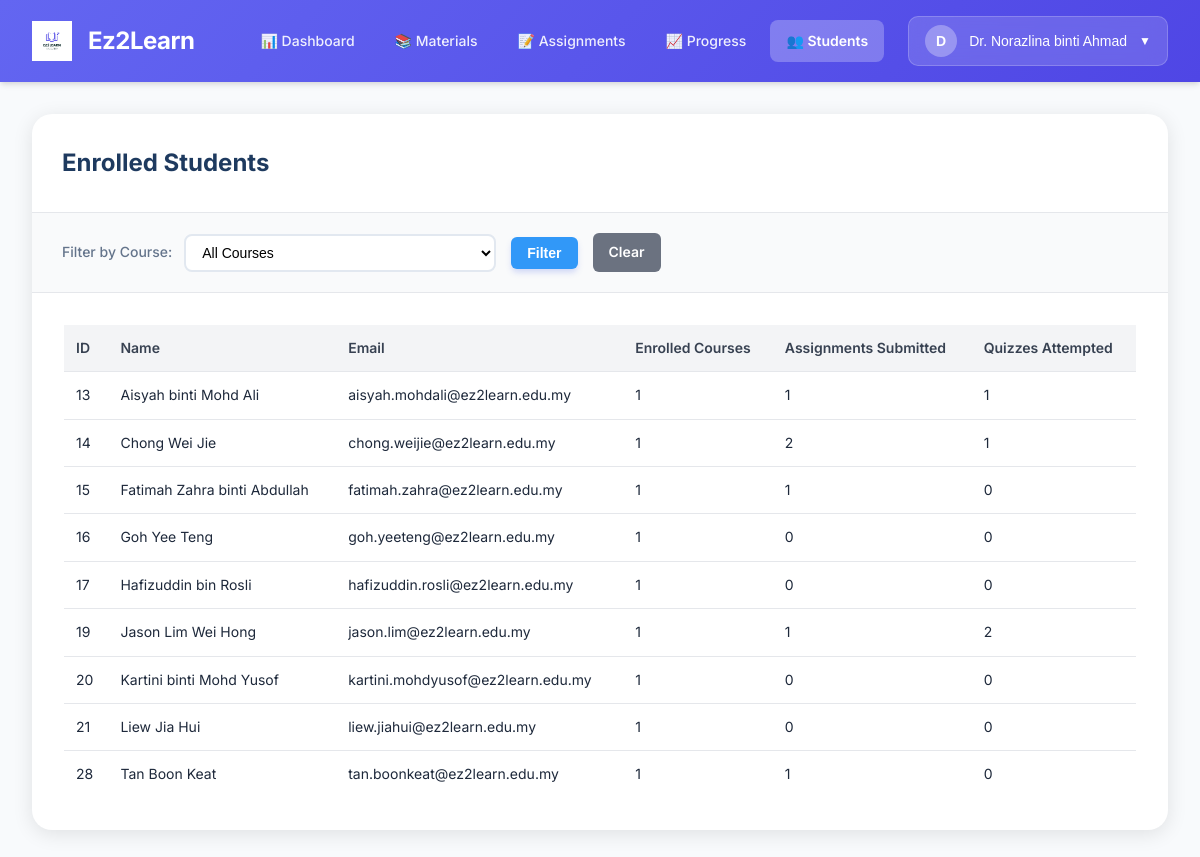
The page /lecturer/module-usermanagement/index.php (signed in) on the database its author committed.
### tables this page shows
CREATE TABLE users (
    user_id INT AUTO_INCREMENT PRIMARY KEY,
    name VARCHAR(100) NOT NULL,
    email VARCHAR(100) UNIQUE NOT NULL,
    password VARCHAR(255) NOT NULL,
    role ENUM('admin','lecturer','student') NOT NULL,
    status ENUM('active','inactive') DEFAULT 'active',
    created_at TIMESTAMP DEFAULT CURRENT_TIMESTAMP
);

### lecturer/module-usermanagement/index.php (the view, shortened to what this page needs)
<?php
$db_host = 'localhost';
$db_user = 'root';
$db_pass = '';
$db_name = 'ez2learn';
$conn = mysqli_connect($db_host, $db_user, $db_pass, $db_name);
$lecturer_id = $_SESSION['user_id'] ?? 0;
$where_clause = "WHERE cl.lecturer_id = $lecturer_id";
$students_query = "
    SELECT DISTINCT
        u.user_id, u.name, u.email,
        COUNT(DISTINCT e.course_id) as enrolled_courses,
        COUNT(DISTINCT s.assignment_id) as assignments_submitted,
        COUNT(DISTINCT qa.quiz_id) as quizzes_attempted
    FROM users u
    INNER JOIN enrollments e ON u.user_id = e.student_id
    INNER JOIN course_lecturers cl ON e.course_id = cl.course_id
    LEFT JOIN submissions s ON u.user_id = s.student_id
    LEFT JOIN quiz_attempts qa ON u.user_id = qa.student_id
    $where_clause
    GROUP BY u.user_id
    ORDER BY u.name ASC
";
$result = mysqli_query($conn, $students_query);
$students = mysqli_fetch_all($result, MYSQLI_ASSOC);
require_once '../../includes/header-lecturer.php';
?>
    <div class="container">
        <div class="page-container">
            <div class="page-header">
                <h1 class="page-title">Enrolled Students</h1>
            </div>
            <div class="filters">
                <form method="GET" style="display: flex; gap: 15px; align-items: center;">
                    <div class="filter-group">
                        <label>Filter by Course:</label>
                        <select name="course_filter">
                            <option value="0">All Courses</option>
                        </select>
                    </div>
                    <button type="submit" style="padding: 8px 16px; background: #3198F8; color: white; border: none; border-radius: 6px; cursor: pointer;">Filter</button>
                    <a href="index.php" style="padding: 8px 16px; background: #6b7280; color: white; border: none; border-radius: 6px; text-decoration: none; display: inline-block;">Clear</a>
                </form>
            </div>
            <div class="content">
                <div class="table-wrapper">
                    <table>
                        <thead>
                            <tr>
                                <th>ID</th>
                                <th>Name</th>
                                <th>Email</th>
                                <th>Enrolled Courses</th>
                                <th>Assignments Submitted</th>
                                <th>Quizzes Attempted</th>
                            </tr>
                        </thead>
                        <tbody>
                            <?php if (empty($students)): ?>
                                <tr>
                                    <td colspan="6" style="text-align: center; padding: 40px; color: #6b7280;">No students found</td>
                                </tr>
                            <?php else: ?>
                                <?php foreach ($students as $student): ?>
                                    <tr>
                                        <td><?php echo $student['user_id']; ?></td>
                                        <td><?php echo htmlspecialchars($student['name']); ?></td>
                                        <td><?php echo htmlspecialchars($student['email']); ?></td>
                                        <td><?php echo $student['enrolled_courses']; ?></td>
                                        <td><?php echo $student['assignments_submitted']; ?></td>
                                        <td><?php echo $student['quizzes_attempted']; ?></td>
                                    </tr>
                                <?php endforeach; ?>
                            <?php endif; ?>
                        </tbody>
                    </table>
                </div>
            </div>
        </div>
    </div>

### includes/header-lecturer.php (style rules this page uses)
* { margin: 0; padding: 0; box-sizing: border-box; }
body { font-family: 'Inter', -apple-system, BlinkMacSystemFont, 'Segoe UI', sans-serif; background: #f8fafc; color: #1e293b; line-height: 1.6; }
.container { max-width: 1600px; margin: 2rem auto; padding: 0 2rem; }

### lecturer/module-usermanagement/index.php (style rules this page uses)
.page-container { background: #ffffff; border-radius: 20px; box-shadow: 0 4px 20px rgba(0, 0, 0, 0.1); overflow: hidden; }
.page-header { padding: 30px; border-bottom: 1px solid #e5e7eb; }
.page-title { font-size: 24px; font-weight: 700; color: #1e3a5f; }
.filters { padding: 20px 30px; background: #f9fafb; border-bottom: 1px solid #e5e7eb; display: flex; gap: 15px; align-items: center; }
.filter-group { display: flex; gap: 0.75rem; align-items: center; }
.filter-group label { font-size: 0.875rem; color: #64748b; font-weight: 500; }
.filter-group select { padding: 0.5rem 0.75rem; border: 2px solid #e2e8f0; border-radius: 8px; font-size: 0.875rem; transition: all 0.3s cubic-bezier(0.4, 0, 0.2, 1); background: white; }
.content { padding: 2rem; }
.table-wrapper { overflow-x: auto; }
table { width: 100%; border-collapse: collapse; }
thead { background: #f3f4f6; }
th { padding: 12px; text-align: left; font-weight: 600; font-size: 14px; color: #374151; }
td { padding: 12px; border-top: 1px solid #e5e7eb; font-size: 14px; }
tbody tr { transition: background-color 0.2s ease; }
button[type="submit"], a[href="index.php"] { padding: 0.5rem 1rem; border: none; border-radius: 8px; font-size: 0.875rem; font-weight: 600; cursor: pointer; text-decoration: none; display: inline-block; transition: all 0.3s cubic-bezier(0.4, 0, 0.2, 1); }
button[type="submit"] { background: linear-gradient(135deg, #667eea 0%, #764ba2 100%); color: white; box-shadow: 0 4px 6px -1px rgba(102, 126, 234, 0.3); }
a[href="index.php"] { background: #6b7280; color: white; }

### rows shown on the page
users: user_id "13", name "Aisyah binti Mohd Ali", email "aisyah.mohdali@ez2learn.edu.my", enrolled_courses "1", assignments_submitted "1", quizzes_attempted "1"
users: user_id "14", name "Chong Wei Jie", email "chong.weijie@ez2learn.edu.my", enrolled_courses "1", assignments_submitted "2", quizzes_attempted "1"
users: user_id "15", name "Fatimah Zahra binti Abdullah", email "fatimah.zahra@ez2learn.edu.my", enrolled_courses "1", assignments_submitted "1", quizzes_attempted "0"
users: user_id "16", name "Goh Yee Teng", email "goh.yeeteng@ez2learn.edu.my", enrolled_courses "1", assignments_submitted "0", quizzes_attempted "0"
users: user_id "17", name "Hafizuddin bin Rosli", email "hafizuddin.rosli@ez2learn.edu.my", enrolled_courses "1", assignments_submitted "0", quizzes_attempted "0"
users: user_id "19", name "Jason Lim Wei Hong", email "jason.lim@ez2learn.edu.my", enrolled_courses "1", assignments_submitted "1", quizzes_attempted "2"
users: user_id "20", name "Kartini binti Mohd Yusof", email "kartini.mohdyusof@ez2learn.edu.my", enrolled_courses "1", assignments_submitted "0", quizzes_attempted "0"
users: user_id "21", name "Liew Jia Hui", email "liew.jiahui@ez2learn.edu.my", enrolled_courses "1", assignments_submitted "0", quizzes_attempted "0"
users: user_id "28", name "Tan Boon Keat", email "tan.boonkeat@ez2learn.edu.my", enrolled_courses "1", assignments_submitted "1", quizzes_attempted "0"

### other values the page prints
substr($user_name, 0, 1) "D"
$user_name "Dr. Norazlina binti Ahmad"
